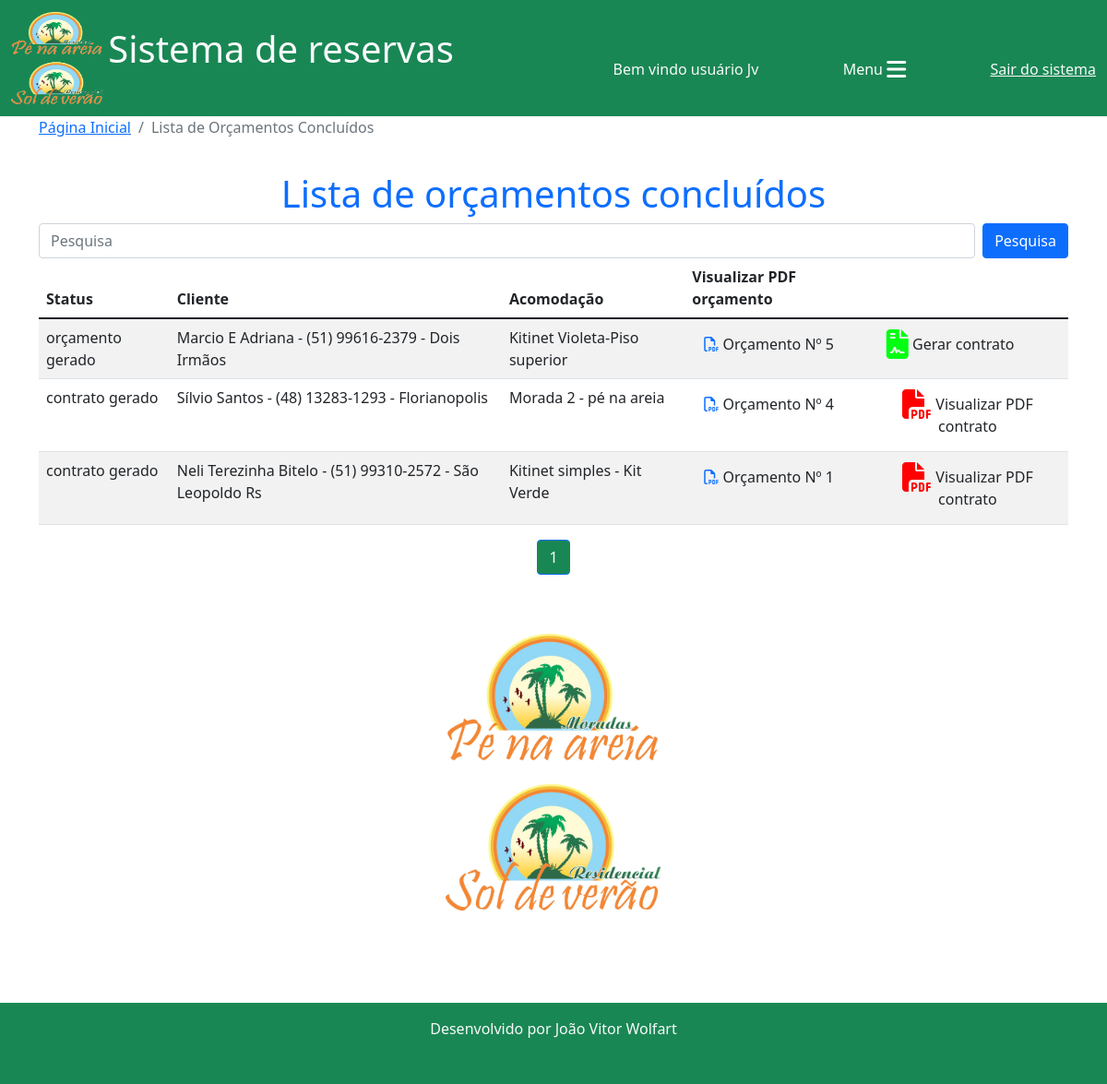
/reservas/lista_orçamentos_concluidos/ (signed in), run on an earlier commit of the app's database.
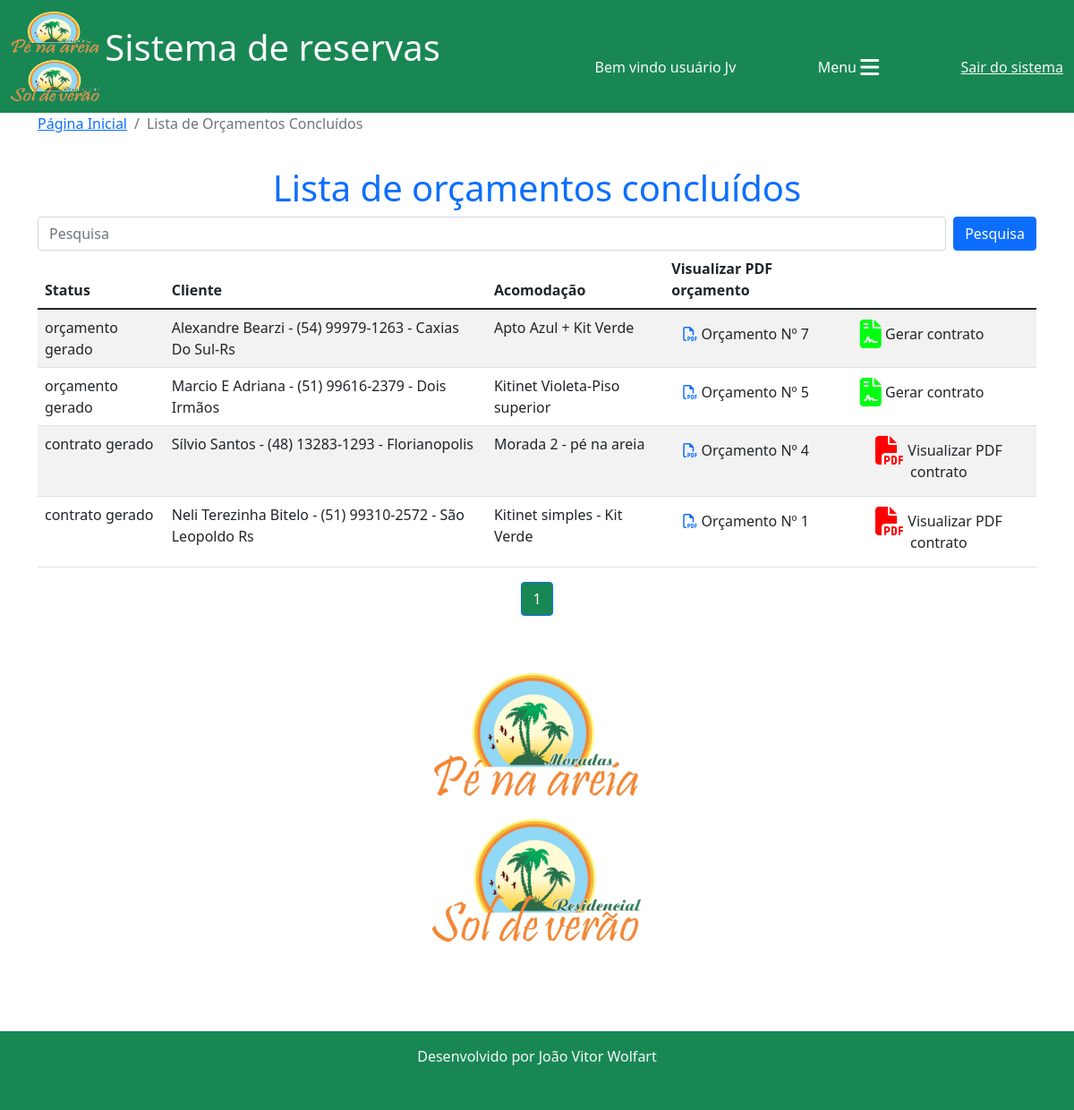
And on a later commit of the database.
### reservas/models.py (models this page shows, shortened)
class Orcamento(models.Model):
    cliente = models.ForeignKey(Cliente, on_delete=models.CASCADE)
    acomodacao = models.ForeignKey(Acomodacao, on_delete=models.CASCADE)
    data_entrada = models.DateField()
    dia_entrada = models.CharField(max_length=20)
    checkin = models.CharField(max_length=100)
    data_saida = models.DateField()
    dia_saida = models.CharField(max_length=20)
    checkout = models.CharField(max_length=100)
    data_orcamento = models.DateField(default=timezone.now)
    n_ocupantes = models.IntegerField(default=0)
    obs_n_ocupantes = models.CharField(max_length=150, blank=True, null=True)
    n_dias = models.IntegerField()
    valor_diaria = models.DecimalField(default=0, max_digits=7, decimal_places=2)
    taxa_limpeza = models.DecimalField(default=0, max_digits=6, decimal_places=2)
    descontos = models.DecimalField(default=0, max_digits=7, decimal_places=2)
    acrescimos = models.DecimalField(default=0, max_digits=7, decimal_places=2)
    valor_pacote = models.DecimalField(default=0, max_digits=7, decimal_places=2)
    dias_pacote = models.IntegerField(default=0)
    diaria_cheia = models.BooleanField(default=False)
    periodo = models.CharField(max_length=100)
    modificado = models.BooleanField(default=False)
    obs_modificacao = models.CharField(max_length=200, blank=True, null=True)
    eliminado = models.BooleanField(default=False)
    status = models.CharField(max_length=20, choices=(("em digitação", "em digitação"), ("digitação concluída", "digitação concluída"), ("orçamento gerado", "orçamento gerado"), ("contrato gerado", "contrato gerado"),))
    total_valor_reserva = models.DecimalField(default=0, max_digits=7, decimal_places=2)
    confirmado = models.BooleanField(default=False)
    valor_pago = models.DecimalField(default=0, max_digits=7, decimal_places=2)

class Cliente(models.Model):
    nome = models.CharField(max_length=30)
    telefone = models.CharField(max_length=20, blank=True, null=True)
    obs = models.CharField(max_length=100)
    dados_adicionais = models.BooleanField(default=False)
    def __str__(self):
        return f"{self.nome} - {self.telefone} - {self.obs}"

class Acomodacao(models.Model):
    nome = models.CharField(max_length=50)
    empreendimento = models.ForeignKey(Empreendimento, on_delete=models.DO_NOTHING)
    tipo = models.CharField(max_length=15)
    quartos = models.IntegerField(blank=True, null=True)
    valor_base = models.DecimalField(max_digits=10, decimal_places=2, blank=True, null=True)
    descricao = models.TextField()
    limite_ideal = models.IntegerField(blank=True, null=True)
    limite_adicional = models.IntegerField(blank=True, null=True)
    aceita_pet = models.BooleanField(default=False)
    def __str__(self):
        return f"{self.nome}"

### reservas/templates/lista_orcamentos_concluidos.html (shortened to what this page needs)
{% extends 'base.html'%}
{% load static %}
{% block 'conteudo'%}
<nav aria-label="breadcrumb">
  <ol class="breadcrumb">
    <li class="breadcrumb-item"><a href="{% url 'home'%}">Página Inicial</a></li>
    <li class="breadcrumb-item active" aria-current="page">Lista de Orçamentos Concluídos</li>
  </ol>
</nav>
<h1 style="padding-top: 20px;" class="text-center text-primary">Lista de orçamentos concluídos</h1>
<div class="col-12">
    <form class="d-flex" action="">
        <input class="form-control me-2" type="search" placeholder="Pesquisa" aria-label="Search" name="termo_cliente">
        <button class="btn btn-primary" type="submit">Pesquisa</button>
    </form>
    <div class="col-12 table-responsive">
        <table class="table table-striped table-hover">
          <thead>
            <tr>
              <th scope="col">Status</th>
              <th scope="col">Cliente</th>
              <th scope="col">Acomodação</th>
              <th scope="col">Visualizar PDF orçamento</th>
            </tr>
          </thead>
          <tbody>
            {% for o in orcamentos %}
            <tr>
                <td>{{o.status}}</td>
                <td class="">{{o.cliente}}</td>
                <td class="">{{o.acomodacao}}</td>
                <td><a href="{% url 'vizualizar_pdf' o.id%}" target="_blank" class="btn" title="Visualizar PDF"><i class="fa-regular fa-file-pdf fa-spin-pulse text-primary"></i> Orçamento Nº {{o.id}}</a></td>
                {% if o.status == "orçamento gerado" %}
                <td><a href="{% url 'gerar_contrato' o.id%}" class="btn" title="Gerar contrato"><i class="fa-sharp fa-solid fa-file-contract fa-beat fa-2xl" style="color: #00ff11;"></i> Gerar contrato</a></td>
                {% else %}
                <td><a href="{% url 'visualizar_pdf_contrato' o.id%}" target="_blank" class="btn" title="Visualizar PDF contrato"><i class="fa-solid fa-file-pdf fa-flip fa-2xl" style="color: #ff0000;"></i> Visualizar PDF contrato</a></td>
                {% endif %}
            </tr>
            {% endfor %}
          </tbody>
        </table>
</div>
</div>
<nav aria-label="Page navigation example">
    <ul class="pagination justify-content-center">
      {%for pagina in orcamentos.paginator.page_range%}
      {%if orcamentos.number == pagina%}
        <li class="page-item active"><a class="page-link bg-success" href="?p={{pagina}}&termo_cliente={{termo_cliente}}">{{pagina}}</a></li>
      {% elif orcamentos.number > pagina|add:'-3'  and orcamentos.number < pagina|add:'3'%}
        <li class="page-item"><a class="page-link" href="?p={{pagina}}&termo_cliente={{termo_cliente}}">{{pagina}}</a></li>
      {%endif%}
      {%endfor%}
    </ul>
  </nav>
<div class="row">
    <div style="height: 400px; text-align: center;">
      <img src="{% static 'img/logo1.png'%}" alt="" class="image-fluid mt-5" style="height: 300px; margin: 0 auto;">
    </div>
</div>
{% endblock %}

What changed in the data, as far as the page shows it:
added Orcamento: status "orçamento gerado", cliente "Alexandre Bearzi - (54) 99979-1263 - Caxias Do Sul-Rs", acomodacao "Apto Azul + Kit Verde", id "7", shows "Gerar contrato"
